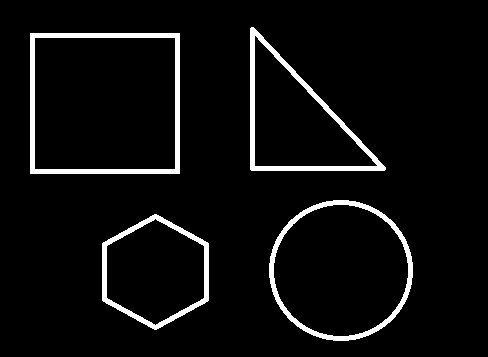
//> input picture data/images/contours.png, 488 x 357 px
$ ./day051   (built with g++ and OpenCV 4)
//> lines starting //> are read from the running program, lines starting //| are printed output that depends on the picture; after the words box and inside, x2 and y2 are one past the last pixel; in counts of white or black regions, pixels touching at a corner belong together
#include <opencv2/opencv.hpp>
#include <iostream>

using namespace cv;
using namespace std;
RNG rng(50000);
int main(int argc, const char *argv[])
{
	Mat src = imread("D:/images/contours.png");
//> src is the input picture: 357 rows x 488 cols, CV_8UC3; 5.2% white; 4 white regions, box (x1, y1, x2, y2) and area: (30, 33, 180, 174) 2810, (250, 27, 386, 171) 2298, (269, 200, 413, 341) 2156, (102, 214, 209, 330) 1728
	if (src.empty()) {
		printf("could not load image...\n");
		return -1;
	}
	namedWindow("input", WINDOW_AUTOSIZE);
	imshow("input", src);

	// 去噪声与二值化
	Mat dst, gray, binary;
	cvtColor(src, gray, COLOR_BGR2GRAY);
//> gray: 357 rows x 488 cols, CV_8UC1; 5.2% white; 4 white regions
	threshold(gray, binary, 0, 255, THRESH_BINARY | THRESH_OTSU);
	imshow("binary", binary);
	imwrite("D:/binary.png", binary);

	// 轮廓发现与绘制
	vector<vector<Point>> contours;
	vector<Vec4i> hierarchy;
	findContours(binary, contours, hierarchy, RETR_EXTERNAL, CHAIN_APPROX_SIMPLE, Point());
//> contours = 4 contours; box (x1, y1, x2, y2) and area: (30, 33, 180, 174) 20860, (269, 200, 413, 341) 15730, (250, 27, 386, 171) 10070, (102, 214, 209, 330) 9187
	Scalar color = Scalar(255, 0, 0);
	for (size_t t = 0; t < contours.size(); t++) {
		RotatedRect rrt = minAreaRect(contours[t]);
		Point2f cpt = rrt.center;
		circle(src, cpt, 2, Scalar(0, 255, 0), 2, 8, 0);

		Mat result;
		approxPolyDP(contours[t], result, 4, true);
		printf("corners : %d\n", result.rows);
		if (result.rows == 6) {
			putText(src, "poly", cpt, FONT_HERSHEY_SIMPLEX, .7, color, 1, 8);
		}
		if (result.rows == 3) {
			putText(src, "triangle", cpt, FONT_HERSHEY_SIMPLEX, .7, color, 1, 8);
		}
		if (result.rows == 4) {
			putText(src, "rectangle", cpt, FONT_HERSHEY_SIMPLEX, .7, color, 1, 8);
		}
		if(result.rows > 10) {
			putText(src, "circle", cpt, FONT_HERSHEY_SIMPLEX, .7, Scalar(0, 255, 0), 1, 8);
		}
	}
//> this loop made 4 passes
//> rrt on passes 1 to 2: centre (155, 271.5), size (115, 106), angle -90, centre (340.5, 270), size (140, 143), angle -90
//> (rrt, result) on passes 3 to 4: (centre (104.5, 103), size (140, 149), angle -90, [[30, 33], [30, 173], [179, 173], [179, 33]]), (centre (317.5, 98.5), size (143, 135), angle -90, [[251, 27], [250, 169], [384, 170]])
//| corners : 6
//| corners : 16
//| corners : 4
//| corners : 3
//> pass 1, `putText(src, "poly", cpt, FONT_HERSHEY_SIMPLEX, .7, color, 1, 8);`:
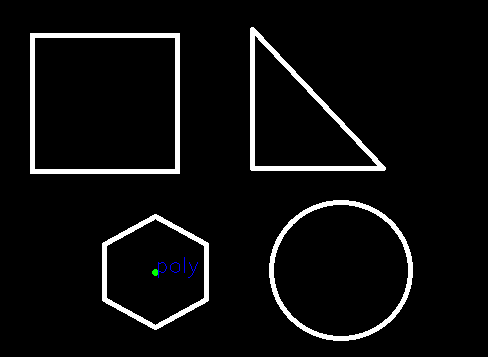
//> src: 357 rows x 488 cols, CV_8UC3; 0.08% of pixels changed, all inside (x1, y1, x2, y2) = (152, 257, 198, 278)
//> pass 2, `putText(src, "circle", cpt, FONT_HERSHEY_SIMPLEX, .7, Scalar(0, 255, 0..`:
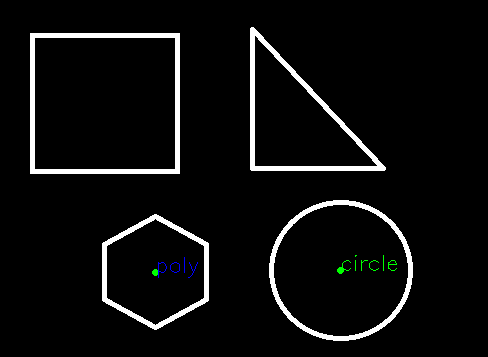
//> src: 357 rows x 488 cols, CV_8UC3; 0.09% of pixels changed, all inside (x1, y1, x2, y2) = (337, 255, 397, 274)
//> pass 3, `putText(src, "rectangle", cpt, FONT_HERSHEY_SIMPLEX, .7, color, 1, 8);`:
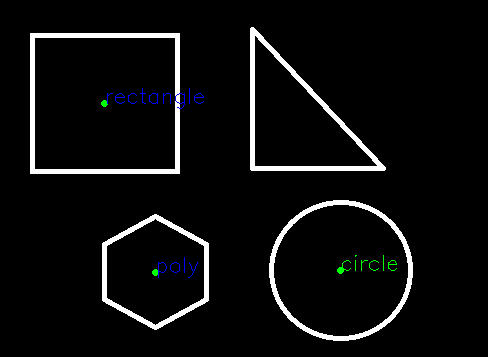
//> src: 357 rows x 488 cols, CV_8UC3; 0.16% of pixels changed, all inside (x1, y1, x2, y2) = (101, 88, 204, 109)
//> after the loop:
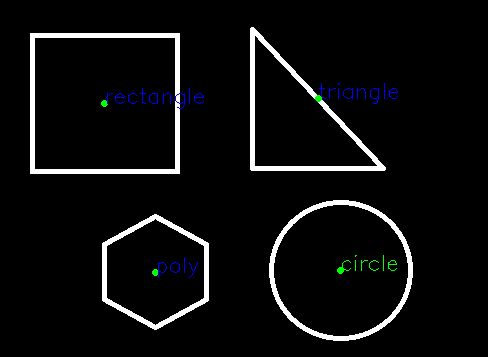
//> src: 357 rows x 488 cols, CV_8UC3; 0.14% of pixels changed, all inside (x1, y1, x2, y2) = (315, 83, 398, 104)
	imshow("contours", src);

	waitKey(0);
	return 0;
}
